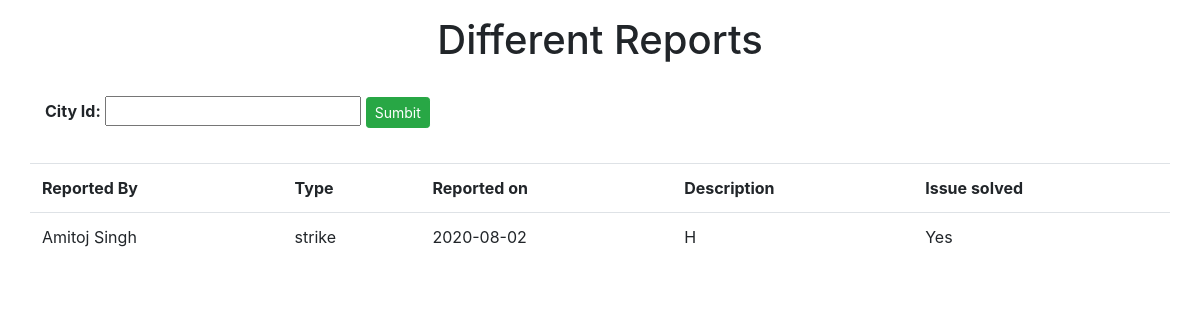
Screenshot of /report/viewreports.php?cityid=135 with the database file from the repository.
### tables this page shows
CREATE TABLE `report` (
  `Identity` int(11) NOT NULL,
  `Type` varchar(100) NOT NULL,
  `Date` date NOT NULL,
  `ReportedBy` varchar(200) NOT NULL,
  `ContactUs` varchar(10) NOT NULL,
  `CityId` int(11) NOT NULL,
  `Description` varchar(1000) NOT NULL,
  `Confirm` varchar(10) NOT NULL
);

### report/viewreports.php (the view, shortened to what this page needs)
<!DOCTYPE html>
<html>
<head>
	<link rel="stylesheet" href="https://stackpath.bootstrapcdn.com/bootstrap/4.5.0/css/bootstrap.min.css">
</head>
<body>
	<div class="container mt-3 mb-1">
		<div class="row d-flex justify-content-center">
			<h1 class="center">Different Reports</h1>
		</div>
	</div>
	<?php
		$conn = mysqli_connect('localhost','root','123','abc');
	?>
	<div class="container mt-4">
		<form method="post">
			<div class="row">
				<div class="col-6">
					<div class="form-group">
						<label for="cityid"><b>City Id:</b></label>
						<input list="cityids" name="cityid" id="cityid" >
						<input type="submit" name="submit" value="Sumbit" class="btn btn-sm btn-success">
					</div>
				</div>
			</div>
		</form>
	</div>
	<div class="container mt-3">
		<div class="row">
			<?php
				$q =$_GET['cityid'];
				$sql="SELECT * FROM report WHERE CityId = '".$q."'";
				$result = mysqli_query($conn,$sql);
				echo "<table class='table'>
				<tr>
				<th>Reported By</th>
				<th>Type</th>
				<th>Reported on</th>
				<th>Description</th>
				<th>Issue solved</th>
				</tr>";
				while($row = mysqli_fetch_array($result)) {
				  echo "<tr>";
				  echo "<td>" . $row['ReportedBy'] . "</td>";
				  echo "<td>" . $row['Type'] . "</td>";
				  echo "<td>" . $row['Date'] . "</td>";
				  echo "<td>" . $row['Description'] . "</td>";
				  echo "<td>" . $row['Confirm'] . "</td>";
				  echo "</tr>";
				}
				echo "</table>";
			?>
		</div>
	</div>
</body>
</html>

### rows the page displays
report: ReportedBy "Amitoj Singh", Type "strike", Date "2020-08-02", Description "H", Confirm "Yes"
